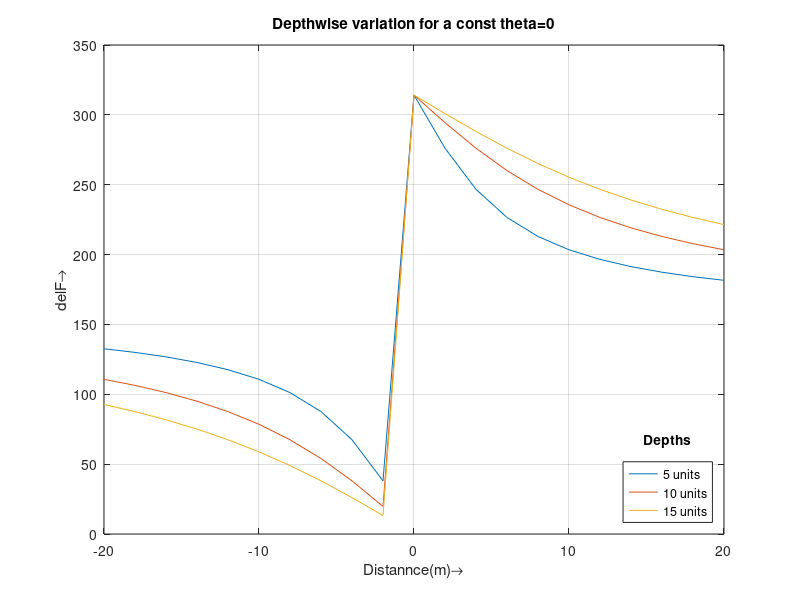
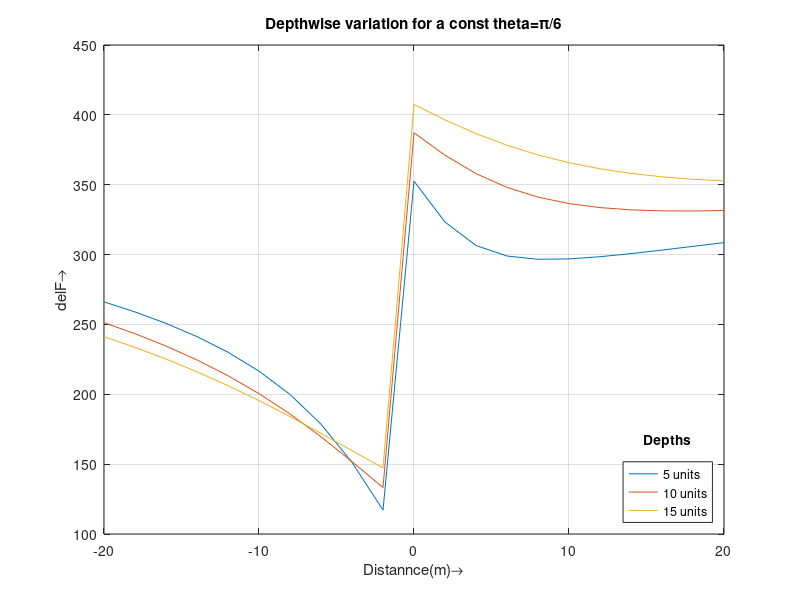
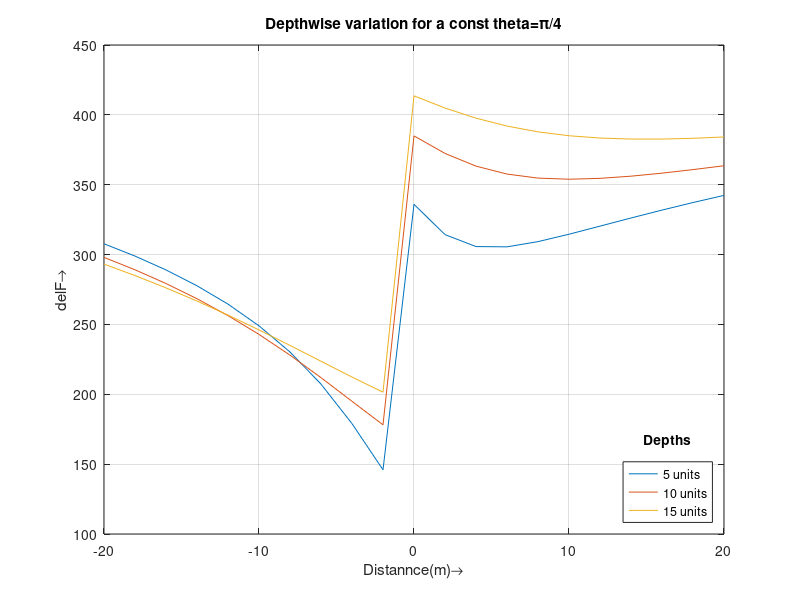
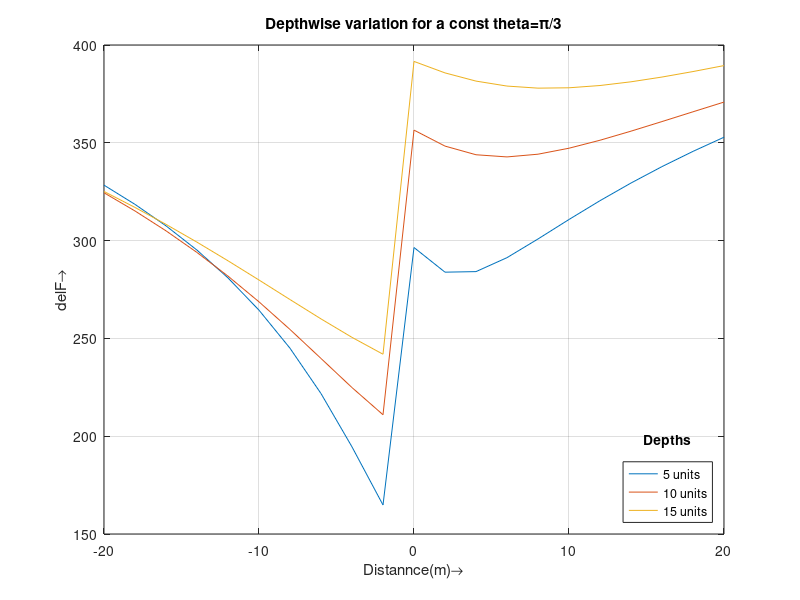

Reproduce these figures in MATLAB, in order.
% Assignment_7
clear all,close all
%%%%%%%%%%%%%%%%%%%%%%%%%%%%%%%%%%%%%%%%%%%%%%%%%%%%%%%%%%%%%%%%%%%%%%%%%
% Q.1
CF = 100; %Amplitude coefficient
tht = [0,pi/6,pi/4,pi/3,pi/2]; %arbitrary magnetization angle
h = [5,10, 15]; %(Depth to the center of the body)
x = -20:2:20; % Distance of the pt of obs from origin

for k=1:length(tht)
    figure(k)
    for i=1:length(h)
        for j=1:length(x)
            delF(j,k,i)= CF*(((atan(h(i)/x(j))+pi/2)*cos(tht(k))+...
            (log(sqrt(x(j)^2 + h(i)^2)))*sin(tht(k))));
        end
        plot(x,delF(:,k,i))
        hold on, grid on
    end
    leg=legend({'5 units','10 units','15 units'},'Location','southeast');
    title(leg,'Depths')
    if k>1
    str=sprintf('%s/%d','\pi',pi/tht(k));
    title(['Depthwise variation for a const theta=',str])
    else
    title(['Depthwise variation for a const theta=',num2str(tht(k))])
    end
    xlabel('Distannce(m)\rightarrow'),ylabel('delF\rightarrow')
end

figure()
plot(x,delF(:,:,2))
grid on
leg=legend({'0','pi/6','pi/4','pi/3','pi/2'},'Location','southeast');
title(leg,'Theta')
title(['Variation w.r.t dir^n of magnetization for a const depth=',num2str(10),'units'])
xlabel('Distannce(m)\rightarrow'),ylabel('delF\rightarrow')
